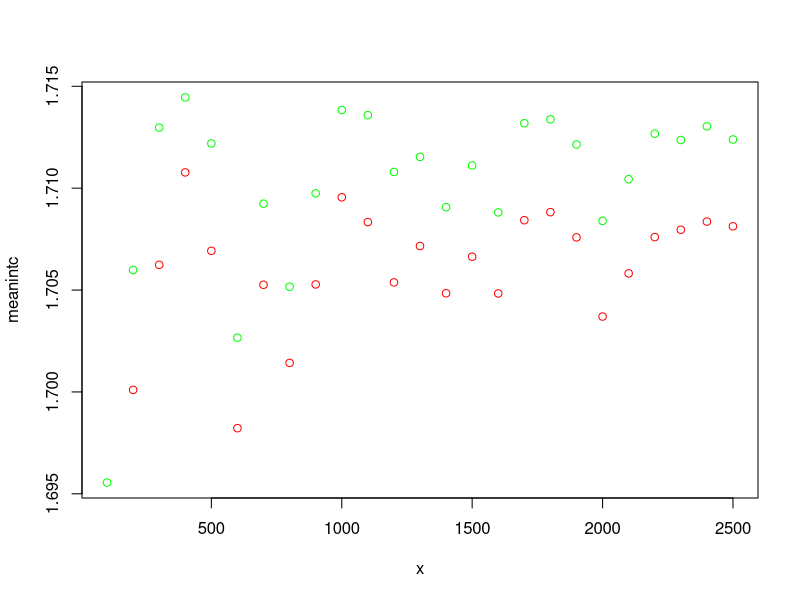

Write the R code that produced this figure.
seed = 57
nam = 950
lambda = 1.99
lambdac = 0.24
pc = 0.1
dim = 100
Z = 1.7 
data = matrix(data = 0, 50, 600)
set.seed(seed)

for (i in 1:25){
  nc = pc * dim*i
  for(j in 1:nam){
    data <- rexp(dim*i,lambda)
    datac <- rexp(nc,lambdac)
    datac <- append(datac, data[1:(dim*i-nc)])
    if(j == 1){
      Sd = sd(data)
      int = Sd * Z * 2
      Sdc = sd(datac)
      intc = Sdc * Z * 2
    }else{
      Sd = append(Sd, sd(data))
      int = append(int, Sd[j] * Z *2)
      Sdc = append(Sdc, sd(datac))
      intc = append(intc, Sd[j] * Z *2)
    }
  }
  if(i==1){
    meanint <- mean(int)
    meanintc <- mean(intc)
    x <- i*dim
  }else{
    meanint <- append(meanint,mean(int))
    meanintc <- append(meanintc,mean(intc))
    x <- append(x, i*dim)
  }
}
plot(x, meanintc, col = "green")
points(x, meanint, col = "red")
